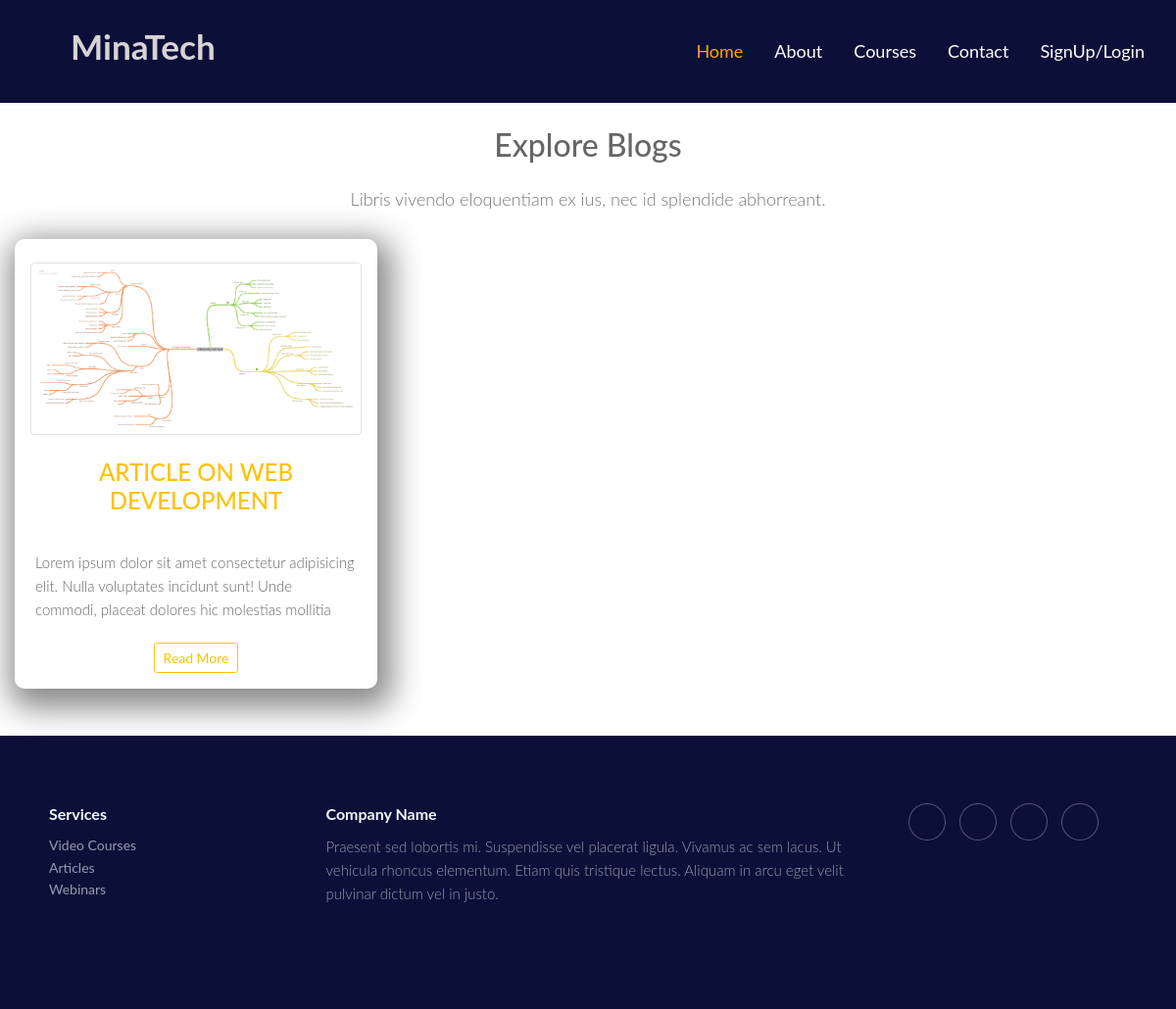
Screenshot of /blog/ with the database file from the repository.
### minatech/models.py (models this page shows)
class blogs(models.Model):
    id = models.AutoField(primary_key=True)
    title = models.CharField(max_length=1000, null=True,blank=True,default="")
    post = models.TextField(null=True,blank=True,default="")
    image = models.ImageField(null=True,blank=True,default="")
    uploadOn = models.DateTimeField(auto_now_add=True)
    author =  models.ForeignKey(settings.AUTH_USER_MODEL,on_delete=models.CASCADE)

### minatech/views.py (the view)
# urls.py: 2. Add a URL to urlpatterns:  path('blog/', include('blog.urls'))
def blog(request):
    b=blogs.objects.all()
    context={'data':b}
    return render(request,'blog.html',context)

### templates/blog.html (shortened to what this page needs)
{% load static %}
<!DOCTYPE html>
<html lang="en">
<head>
    <link rel="stylesheet" href="{% static 'css/bootstrap.min.css' %}">
    <link rel="stylesheet" href="{% static 'css/responsive.css' %}">
    <link rel="stylesheet" href="{% static 'css/jquery.mCustomScrollbar.min.css' %}">
    <link rel="stylesheet" href="https://netdna.bootstrapcdn.com/font-awesome/4.0.3/css/font-awesome.css">
    <link rel="stylesheet" href="https://cdnjs.cloudflare.com/ajax/libs/fancybox/2.1.5/jquery.fancybox.min.css" media="screen">
    <link rel="stylesheet" href="https://cdnjs.cloudflare.com/ajax/libs/font-awesome/4.7.0/css/font-awesome.min.css">
    <link rel="stylesheet" href="https://cdnjs.cloudflare.com/ajax/libs/ionicons/2.0.1/css/ionicons.min.css">
    <link rel="stylesheet" href="{% static 'css/style.css' %}">
</head>
<body class="main-layout">
    <nav class="navbar navbar-expand-lg navbar-light">
        <a class="navbar-brand" href="#">
            <h1>MinaTech</h1>
        </a>
        <div class="collapse navbar-collapse" id="navbarNavAltMarkup">
            <div class="navbar-nav ml-auto">
                <a class="nav-link-active" href="/">Home <span class="sr-only">(current)</span></a>
                <a class="nav-link-ac" href="/about">About</a>
                <a class="nav-link-ac" href="/courses">Courses</a>
                <a class="nav-link-ac" href="/contact">Contact</a>
                {% if user.is_authenticated %}
                <a class="nav-link-ac" href="/logout">Logout, {{user.first_name}}</a> {% else %}
                <a class="nav-link-ac" href="#" data-toggle="modal" data-target="#exampleModal">SignUp/Login</a> {% endif %}
            </div>
        </div>
    </nav>
    <div id="courses" class="section mt-4">
        <div class="text-center">
            <h1 class="text-center " style="font-size: xx-large;">Explore Blogs</h1>
            <p class="lead">Libris vivendo eloquentiam ex ius, nec id splendide abhorreant.</p>
        </div>
        <div class="container-fluid">
            <br>
            <div class="row">
                {% for i in data %}
                <div class="col-xl-4 col-lg-4 col-md-6">
                    <div class="card mb-5 p-3">
                        <div class="row justify-content-center align-items-center">
                            <div class="col-xl-12 m-2">
                                <img src="/media/{{i.image}}" class="img-fluid img-thumbnail">
                            </div>
                            <h1 class="text-uppercase text-center text-warning">{{i.title}}</h1>
                            <div class="card-body blog-vard">
                                <p>{{i.post}}</p>
                            </div>
                            <a href="/blog/{{i.id}}"><button class="btn btn-outline-warning btn-sm mt-4">Read More</button></a>
                        </div>
                    </div>
                </div>
                {% endfor %}
            </div>
        </div>
        <div class="footer-dark">
            <footer>
                <div class="container">
                    <div class="row">
                        <div class="col-sm-6 col-md-3 item">
                            <h3>Services</h3>
                            <ul>
                                <li><a href="/courses">Video Courses</a></li>
                                <li><a href="/blog">Articles</a></li>
                                <li><a href="# ">Webinars</a></li>
                            </ul>
                        </div>
                        <div class="col-md-6 item text">
                            <h3>Company Name</h3>
                            <p>Praesent sed lobortis mi. Suspendisse vel placerat ligula. Vivamus ac sem lacus. Ut vehicula rhoncus elementum. Etiam quis tristique lectus. Aliquam in arcu eget velit pulvinar dictum vel in justo.</p>
                        </div>
                        <div class="col item social"><a href="#"></a><a href="#"></a><a href="#"></a><a href="#"></a></div>
                    </div>
                </div>
            </footer>
        </div>
</body>
</html>

### static/css/style.css (style rules this page uses)
* { box-sizing: border-box !important; }
body { background-color: #fff; }
html { scroll-behavior: smooth; }
body { color: #666666; font-size: 14px; font-family: 'Lato', sans-serif; line-height: 1.80857; font-weight: normal; }
.card { border: none !important; }
a { color: #1f1f1f; text-decoration: none !important; outline: none !important; -webkit-transition: all .3s ease-in-out; -moz-transition: all .3s ease-in-out; -ms-transition: all .3s ease-in-out; -o-transition: all .3s ease-in-out; transition: all .3s ease-in-out; }
h1 { font-size: 24px }
h3 { font-size: 18px }
*, *::after, *::before { -webkit-box-sizing: border-box; -moz-box-sizing: border-box; box-sizing: border-box; }
ul, li, ol { margin: 0px; padding: 0px; list-style: none; }
p { margin: 0px; font-weight: 300; font-size: 15px; line-height: 24px; }
a { color: #222222; text-decoration: none; outline: none !important; }
a, .btn { text-decoration: none !important; outline: none !important; -webkit-transition: all .3s ease-in-out; -moz-transition: all .3s ease-in-out; -ms-transition: all .3s ease-in-out; -o-transition: all .3s ease-in-out; transition: all .3s ease-in-out; }
.lead { font-size: 18px; line-height: 30px; color: #767676; margin: 0; padding: 0; }
button { border: 0; margin: 0; padding: 0; cursor: pointer; }
.navbar { background-color: #0c0f38; }
.navbar .navbar-brand { color: white; font-size: 25px; font-weight: bold; }
.navbar .navbar-brand h1 { color: rgba(233, 229, 229, 0.918); font-weight: bold; margin-top: 0.8rem; font-size: 2.2rem; margin-left: 3.5rem; }
.navbar-nav { margin-left: 250px; }
.navbar-nav .nav-link-active { padding: 1rem; font-size: 18px; color: orange; }
.navbar .nav-link-ac { color: white; padding: 1rem; font-size: 18px; }
.footer-dark { padding: 50px 0; color: #f0f9ff; background-color: #0c0f38; }
.footer-dark h3 { margin-top: 0; margin-bottom: 12px; font-weight: bold; font-size: 16px; }
.footer-dark ul { padding: 0; list-style: none; line-height: 1.6; font-size: 14px; margin-bottom: 0; }
.footer-dark ul a { color: inherit; text-decoration: none; opacity: 0.6; }
.footer-dark .item.text { margin-bottom: 36px; }
.footer-dark .item.text p { opacity: 0.6; margin-bottom: 0; }
.footer-dark .item.social { text-align: center; }
.footer-dark .item.social>a { font-size: 20px; width: 36px; height: 36px; line-height: 36px; display: inline-block; text-align: center; border-radius: 50%; box-shadow: 0 0 0 1px rgba(255, 255, 255, 0.4); margin: 0 8px; color: #fff; opacity: 0.75; }
.container { border-radius: 5px; padding: 20px; }
.blog-vard { height: 90px; text-overflow: ellipsis; overflow: hidden; }
.card { border-radius: 10px; box-shadow: 5px 10px 32px 10px #888888; }

### rows the page displays
blogs: image (picture), title "ARTICLE ON WEB DEVELOPMENT", post "Lorem ipsum dolor sit amet consectetur adipisicing elit. Nulla voluptates incidunt sunt! Unde commodi, placeat dolores hic molestias mollitia…"
